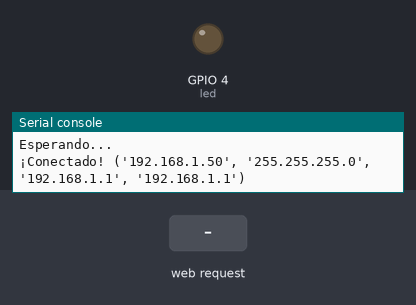
The program below on a simulated ESP32 board running MicroPython. Parts: output pins drawn as LEDs (lit = HIGH), the last lines printed to the serial console. Inputs (shaded band) come from the test bench. WiFi joins after 1.5 s.

Above: at 3.7 s.
3.8 s: HTTP request GET /led/on received
At 4.3 s:
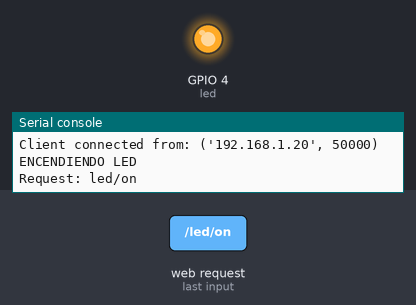
5.3 s: HTTP request GET /led/off received
At 6.6 s:
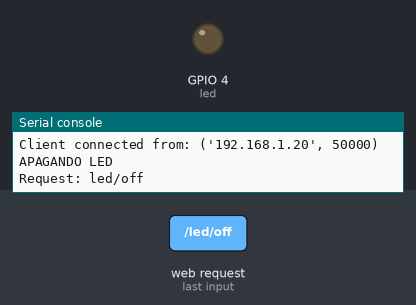
Timing chart, 0 to 8.3 s (numbered marks = the images above; inputs shaded):
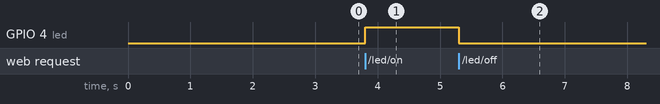

Measured:
- after the input at 3.8 s, GPIO 4 (led): LOW → HIGH at once
- after the input at 5.3 s, GPIO 4 (led): HIGH → LOW at once

The program:

Wifi_TurnOnLed.py
```python
from machine import Pin
import network
import socket
import time

# Configuración del LED
led = Pin(4, Pin.OUT)    # Pin 4 como salida
led.value(0)             # Iniciamos con el LED apagado

sta_if = network.WLAN(network.WLAN.IF_STA)

# 1. Aseguramos que esté desactivado antes de empezar
sta_if.active(False)
time.sleep(0.5) # Pausa breve para que el chip respire

sta_if.active(True)

# 2. Intentamos conectar
if not sta_if.isconnected():
    print('Conectando a la red...')
    sta_if.connect('TeresaWifi', '150V4k9T')

    # Un bucle con timeout para no quedar atrapados
    intentos = 0
    while not sta_if.isconnected() and intentos < 50:
        print("Esperando...")
        time.sleep(1)
        intentos += 1

if sta_if.isconnected():
    print('¡Conectado!', sta_if.ifconfig())
else:
    print('No se pudo conectar.')

ip = sta_if.ifconfig()[0]

#Create a socket #banda a 2.4
server_socket = socket.socket(socket.AF_INET, socket.SOCK_STREAM)
server_socket.bind((ip, 80))  # Bind to port 80 (HTTP)
server_socket.listen(5)  # Listen for connections

while True:
    conn, addr = server_socket.accept()
    print("Client connected from:", addr)

    request = conn.recv(1024)  # Read request from client
    request_str = str(request) # Convertimos a texto para buscar palabras clave

    #Lógica para prender/apagar buscando en el texto de la petición
    if '/led/on' in request_str:
        print("ENCENDIENDO LED")
        led.value(1)

    elif '/led/off' in request_str:
        print("APAGANDO LED")
        led.value(0)

    print("Request:", str(request).split("GET /")[1].split(" ")[0])
    # Create an HTML response
    response = """\
HTTP/1.1 200 OK
Content-Type: text/html

<!DOCTYPE html>
<html>
<head><title>ESP32 Web Server</title></head>
<body>
    <h1>Welcome to ESP32 Web Server!</h1>
    <p>Your ESP32 is running a simple web server.</p>
</body>
</html>
"""

    conn.send(response.encode())  # Send response
    conn.close()  # Close connection
    
```
